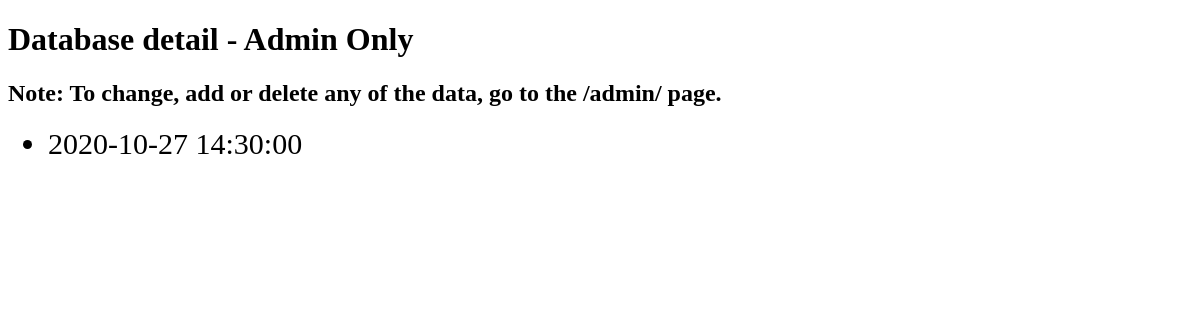
Page /api/detail/ (signed in) on the earlier database version.
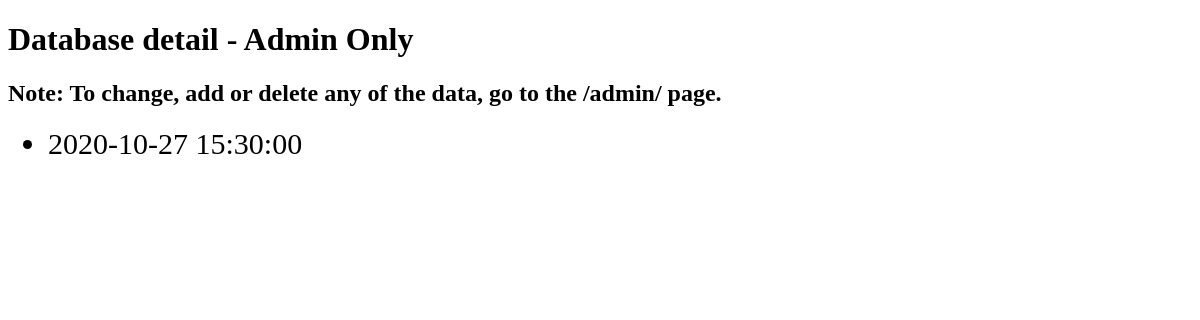
Same page on the later database version.
### api/models.py (models this page shows)
class ScheduledDate(models.Model):
    date = models.DateTimeField('scheduled meeting')
    count = models.IntegerField(default=1, validators=[
        MaxValueValidator(5),
        MinValueValidator(1)
    ])
    objects = models.Manager()
    def __str__(self):
        return str(self.date)

### api/views.py (the view)
# urls.py: path('api/detail/', views.api_detail, name='detail'),
@user_passes_test(check_admin)
def api_detail(request):
    return render(request, 'api/detail.html', {'scheduled_meetings': ScheduledDate.objects.all()})

### api/views.py (called while the page is built)
def check_admin(user):
    return user.is_superuser

### api/templates/api/detail.html (shortened to what this page needs)
<!DOCTYPE html>
<html lang="en">
<head>
</head>
<body>
    <h1>Database detail - Admin Only</h1>
    <h2>Note: To change, add or delete any of the data, go to the /admin/ page.</h2>
    {% if scheduled_meetings %}
        <ul>
            {% for meeting in scheduled_meetings %}
                <li>{{ meeting }}</li>
            {% endfor %}
        </ul>
    {% endif %}
</body>
</html>

Differences in the rows shown:
removed ScheduledDate: date "2020-10-27 14:30:00"
added ScheduledDate: date "2020-10-27 15:30:00"
